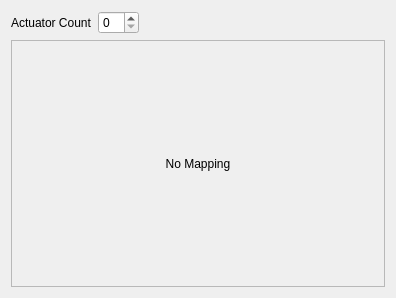
<?xml version="1.0" encoding="UTF-8"?>
<ui version="4.0">
 <class>PoseMappingWidget</class>
 <widget class="QWidget" name="PoseMappingWidget">
  <property name="geometry">
   <rect>
    <x>0</x>
    <y>0</y>
    <width>396</width>
    <height>298</height>
   </rect>
  </property>
  <property name="windowTitle">
   <string>Form</string>
  </property>
  <layout class="QVBoxLayout" name="verticalLayout">
   <item>
    <layout class="QHBoxLayout" name="horizontalLayout">
     <item>
      <widget class="QLabel" name="label">
       <property name="text">
        <string>Actuator Count</string>
       </property>
      </widget>
     </item>
     <item>
      <widget class="QSpinBox" name="spinBoxActuatorCount"/>
     </item>
     <item>
      <spacer name="horizontalSpacer">
       <property name="orientation">
        <enum>Qt::Orientation::Horizontal</enum>
       </property>
       <property name="sizeHint" stdset="0">
        <size>
         <width>40</width>
         <height>20</height>
        </size>
       </property>
      </spacer>
     </item>
    </layout>
   </item>
   <item>
    <widget class="QScrollArea" name="scrollArea">
     <property name="widgetResizable">
      <bool>true</bool>
     </property>
     <widget class="QWidget" name="scrollAreaWidgetContents">
      <property name="geometry">
       <rect>
        <x>0</x>
        <y>0</y>
        <width>376</width>
        <height>244</height>
       </rect>
      </property>
      <layout class="QVBoxLayout" name="verticalLayout_2">
       <property name="leftMargin">
        <number>0</number>
       </property>
       <property name="topMargin">
        <number>0</number>
       </property>
       <property name="rightMargin">
        <number>0</number>
       </property>
       <property name="bottomMargin">
        <number>0</number>
       </property>
       <item>
        <widget class="PoseMappingView" name="widgetPoses" native="true">
         <property name="sizePolicy">
          <sizepolicy hsizetype="Minimum" vsizetype="Expanding">
           <horstretch>0</horstretch>
           <verstretch>0</verstretch>
          </sizepolicy>
         </property>
         <layout class="QGridLayout" name="gridLayout">
          <property name="leftMargin">
           <number>0</number>
          </property>
          <property name="topMargin">
           <number>0</number>
          </property>
          <property name="rightMargin">
           <number>0</number>
          </property>
          <property name="bottomMargin">
           <number>0</number>
          </property>
          <item row="0" column="0">
           <widget class="QLabel" name="label_2">
            <property name="text">
             <string>No Mapping</string>
            </property>
            <property name="alignment">
             <set>Qt::AlignmentFlag::AlignCenter</set>
            </property>
           </widget>
          </item>
         </layout>
        </widget>
       </item>
      </layout>
     </widget>
    </widget>
   </item>
  </layout>
 </widget>
 <customwidgets>
  <customwidget>
   <class>PoseMappingView</class>
   <extends>QWidget</extends>
   <header location="global">pose/PoseMappingView.hpp</header>
   <container>1</container>
  </customwidget>
 </customwidgets>
 <resources/>
 <connections/>
</ui>
